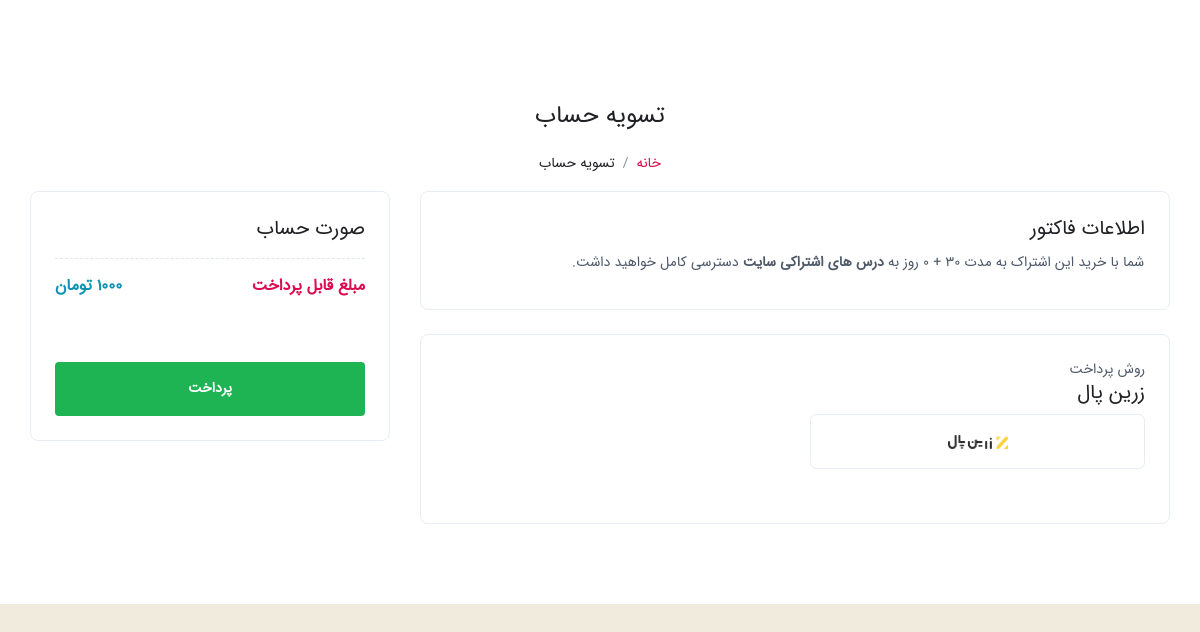
Before: /subscription/plans/1/bronze-one-month (signed in) with the older database file.
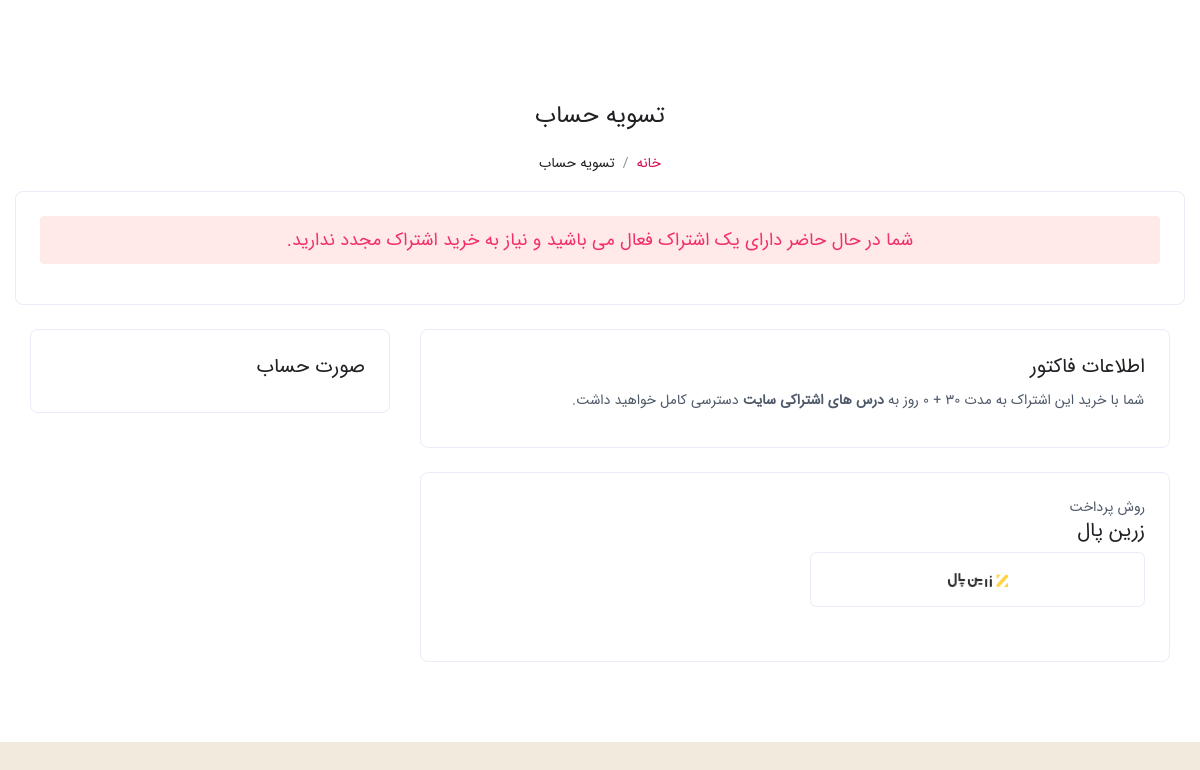
After: the same page with the newer database file.
### ks_subscription/models.py (models this page shows, shortened)
class Plan(models.Model):
    title = models.CharField(max_length=150)  # english
    name = models.CharField(max_length=150)  # farsi
    fake_price = models.IntegerField(null=True, blank=True)
    price = models.IntegerField(null=False, blank=False)
    off_price = models.IntegerField(null=True, blank=True)
    off = models.IntegerField(null=True, blank=True)
    duration = models.IntegerField(null=False, blank=False)
    is_active = models.BooleanField(default=False)
    is_delete = models.BooleanField(default=False)
    is_recommended = models.BooleanField(default=False)
    short_description = models.TextField(null=True, blank=True)
    description = models.TextField(null=True, blank=True)
    description_rich = CKEditor5Field('Description', config_name='default', null=True, blank=True)
    slug = models.SlugField(default="", blank='True', null=True,
                            db_index=True)  # samsung galaxy s 20 => samsung-galaxy-s-20
    thumb = models.ImageField(upload_to=upload_plans_image_path, null=True, blank=True)
    image = models.ImageField(upload_to=upload_plans_image_path, null=True, blank=True)
    plan_gift = models.IntegerField(default=0, null=False, blank=False)
    courses = models.ManyToManyField('ks_course.Course', blank=True)
    def __init__(self, *args, **kwargs):
        super().__init__(*args, **kwargs)
        self.off_price = None
    @property
    def set_off_price(self):
        return self.off_price

### ks_subscription/views.py (the view, shortened to what this page needs)
# urls.py: path('plans/<int:pk>/<slug:slug>', PlanDetailView.as_view(), name='plan_detail'),
@method_decorator(signup_required, name='dispatch')
class PlanDetailView(FormMixin, DetailView):
    model = Plan
    template_name = 'plan_detail.html'
    form_class = GiftCodeForm
    def get_context_data(self, **kwargs):
        context = super(PlanDetailView, self).get_context_data(**kwargs)
        context['gift_form'] = self.get_form()
        user_id = self.request.user.id
        current_user: User = User.objects.filter(id=user_id, is_active=True).first()
        has_perm = current_user.groups.filter(name=group_subscription_name()).exists()
        if Transaction.objects.filter(user_id=current_user.id, is_paid=True, is_expired=False).exists() and has_perm:
            transaction: Transaction = Transaction.objects.filter(
                user_id=current_user.id, is_paid=True, is_expired=False).first()
            context['transaction'] = transaction
        context['has_perm'] = has_perm
        context['gift_code'] = 'n'
        return context

### ks_subscription/models.py (called while the page is built)
    @property
    def is_expired_this(self):
        if self.end_date < timezone.now():
            self.is_expired = True
            self.save()
            return True
        return False

### utility/utils.py (called while the page is built)
def group_subscription_name():
    return "HAS SUBSCRIPTION"

### ks_subscription/templates/plan_detail.html (shortened to what this page needs)
{% extends 'shared/_MainLayout.html' %}
{% load static %}
{% load sorl_thumbnail %}
{% block content %}
    <section class="page-title py-5">
        <div class="container py-5">
            <div class="row">
                <div class="col-lg-12 col-md-12">
                    <div class="breadcrumbs-wrap">
                        <h1 class="breadcrumb-title">تسویه حساب</h1>
                        <nav aria-label="breadcrumb">
                            <ol class="breadcrumb">
                                <li class="breadcrumb-item"><a href="{% url 'home_page' %}">خانه</a></li>
                                <li class="breadcrumb-item active" aria-current="page">تسویه حساب</li>
                            </ol>
                        </nav>
                    </div>
                </div>
            </div>
        </div>
    </section>
    <section class="pt-0">
        <div class="container">
            {% if has_perm %}
                <div class="row">
                    <div class="col-md-12 cart_totals checkout  mb-4 ">
                        <div class="text-center">
                            <h5 class="alert alert-danger col-lg-12 col-md-12 col-sm-12 ">
                                شما در حال حاضر دارای یک
                                اشتراک فعال می باشید و نیاز به خرید اشتراک مجدد ندارید.
                            </h5>
                        </div>
                    </div>
                </div>
            {% endif %}
            <div class="row">
                <div class="col-lg-8 col-md-12">
                    <div class="cart_totals checkout light_form mb-4">
                        <h4>اطلاعات فاکتور</h4>
                        <div class="row">
                            <div class="packages_middlebody pr-3">
                                {% if plan.courses.all %}
                                    <p> شما با خرید این اشتراک علاوه بر اینکه به مدت
                                        {{ plan.duration }} + {{ plan.plan_gift }}
                                        روز به <strong>درس های اشتراکی سایت</strong> دسترسی دارید،
                                        به عنوان <strong>هدیه ویژه</strong> به <strong>دوره های زیر</strong> نیز دسترسی
                                        کامل خواهید داشت.
                                    </p>
                                {% else %}
                                    <p> شما با خرید این اشتراک به مدت
                                        {{ plan.duration }} + {{ plan.plan_gift }}
                                        روز به <strong>درس های اشتراکی سایت</strong>
                                        دسترسی کامل خواهید داشت.
                                    </p>
                                {% endif %}
                            </div>
                        </div>
                    </div>
                    <div class="cart_totals checkout light_form">
                        <h>روش پرداخت</h>
                        <h4> زرین پال </h4>
                        <div class="row ">
                            <div class="col-lg-6 col-md-6 col-sm-6 ">
                                <div class="choose_payment_mt">
                                    <img src="{% static 'assets/img/zarin-pal.png' %}" alt=""/>
                                </div>
                            </div>
                        </div>
                    </div>
                </div>
                <div class="col-lg-4 col-md-12">
                    <div class="cart_totals checkout">
                        <h4>صورت حساب</h4>
                        <div class="cart-wrap">
                            {% if not has_perm %}
                                <div class="flex_cart">
                                    <div class="flex_cart_1">
                                        مبلغ قابل پرداخت
                                    </div>
                                    <div class="flex_cart_2">
                                        {% if code_valid %}
                                            {{ plan.off_price }} تومان
                                        {% else %}
                                            {{ plan.price }} تومان
                                        {% endif %}
                                    </div>
                                </div>
                                {% if plan.off_price == 0 %}
                                    <a href="{% url 'plan_free_gift' plan_id=plan.id code=gift_code %}"
                                       class="btn checkout_btn btn-light">دریافت رایگان اشتراک</a>
                                {% else %}
                                    <a href="{% url 'request_payment' plan_id=plan.id code=gift_code %}"
                                       class="btn checkout_pay_btn" id="paymentButton">
                                        <span id="buttonText">پرداخت</span>
                                    </a>
                                {% endif %}
                            {% endif %}
                        </div>
                    </div>
                </div>
            </div>
        </div>
    </section>
{% endblock %}

### templates/shared/_MainLayout.html (shortened to what this page needs)
{% load static %}
{% load render_partial %}
<!DOCTYPE html>
<html lang="fa">
<head>
    <link rel="stylesheet" type="text/css" href="{% static 'assets/base.css' %}">
    {% include 'shared/_HeaderReferences.html' %}
</head>
<body class="red-skin rtl">
<div id="main-wrapper">
    {% block content %}
    {% endblock %}
</div>
</body>
</html>

### templates/shared/_HeaderReferences.html (shortened to what this page needs)
{% load static %}
<link href="{% static 'assets/css/styles.css' %}" rel="stylesheet">
<link href="{% static 'assets/css/my-custom.css' %}" rel="stylesheet">
<link href="{% static 'assets/css/colors.css' %}" rel="stylesheet">
<link rel="stylesheet" href="{% static 'assets/css/notif.css' %}">

### templates/shared/_FooteRefernces.html (shortened to what this page needs)
{% load static %}

### assets/assets/css/my-custom.css (style rules this page uses)
*:before, *:after { content: ''; }
html { color: rgb(238, 238, 238); background: #f0ebdc; }
.py-5 { padding-top: 3rem !important; padding-bottom: 0 !important; }

Changed rows visible on the page:
no longer on this page (row edited): Plan: price "1000"
Other visible differences:
text no longer shown: "مبلغ قابل پرداخت تومان پرداخت"
text now shown: "شما در حال حاضر دارای یک اشتراک فعال می باشید و نیاز به خرید اشتراک مجدد ندارید."
